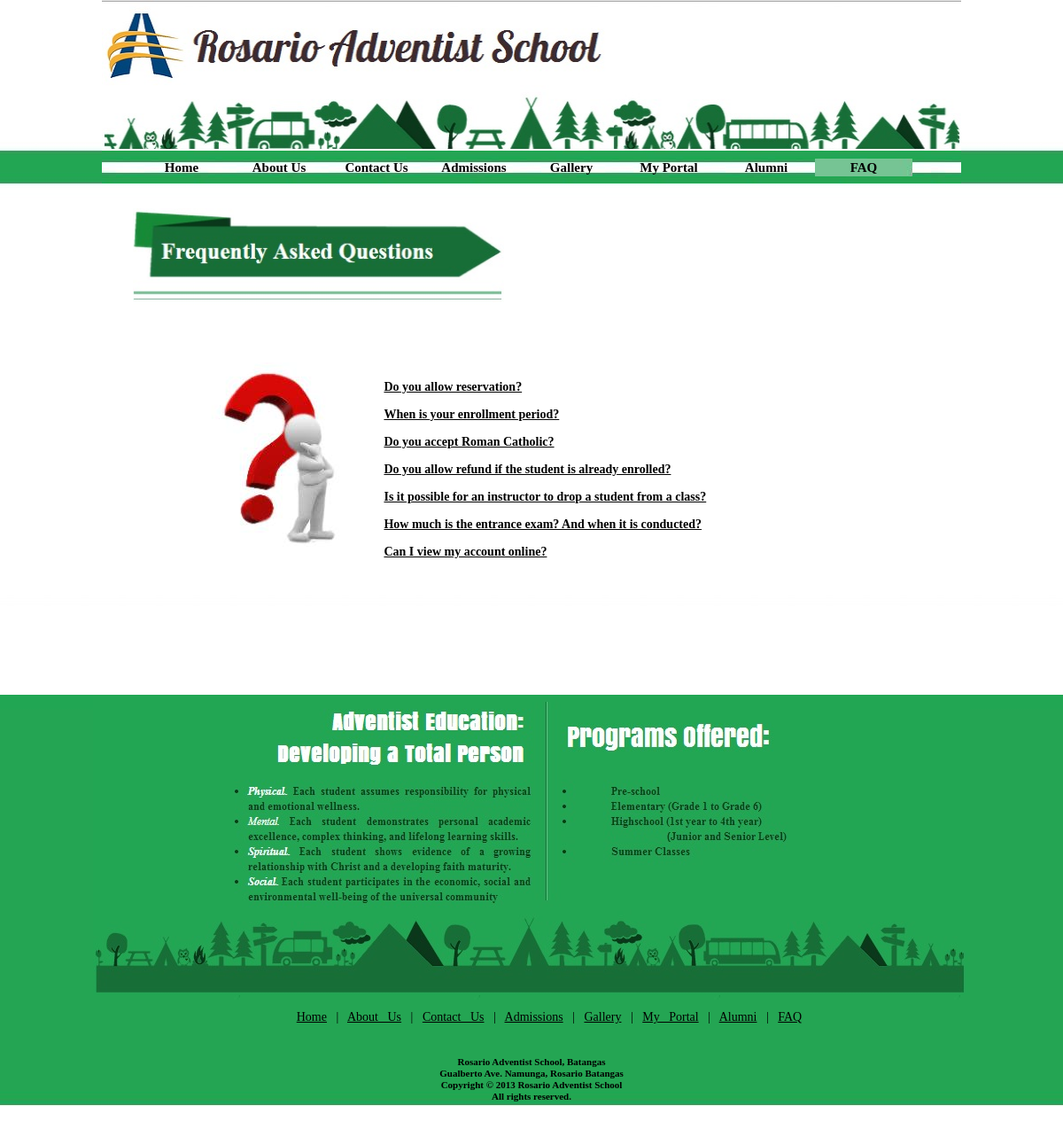
The page /RASOnline/faq.php on the database its author committed.
### tables this page shows
CREATE TABLE IF NOT EXISTS `faq` (
  `faqid` varchar(11) NOT NULL,
  `faqquestion` varchar(80) NOT NULL,
  `faqanswer` varchar(80) NOT NULL,
  PRIMARY KEY (`faqid`)
);

### RASOnline/faq.php (the view, shortened to what this page needs)
<!DOCTYPE html PUBLIC "-//W3C//DTD XHTML 1.0 Transitional//EN" "http://www.w3.org/TR/xhtml1/DTD/xhtml1-transitional.dtd">
<html xmlns="http://www.w3.org/1999/xhtml">
<head>
</head>
<link href="templatemo_style.css" rel="stylesheet" type="text/css" />
</head>
<body style ="background-image: url(RASpics/longbodybg.jpg)";>
<form method='POST'>
<div id="templatemo_wrapper">
    <div id="templatemo_header">
		<img src="RASpics/banner.jpg" width='970' height='170'/>
		    <div id="templatemo_menu">
            <ul>
                <li><a href="index.php" >Home</a></li>
                <li><a href="about.php" >About Us</a></li>
                <li><a href="contactus.php">Contact Us</a></li>
                <li><a href="admissions.php">Admissions</a></li>
                <li><a href="gallery.php">Gallery</a></li>
				<li><a href="myportal.php">My Portal</a></li>
				<li><a href="alumni.php" >Alumni</a></li>
				<li><a href="faq.php" class="current">FAQ</a></li>
          	</ul>
        </div>
  </div>
    <div id="templatemo_main">
		<img src="RASpics/faq_indicator.jpg" width='419' height='109'/>
				<br></br>
				</head>
				<body>
			<div class="open" style="margin-left:0.5cm;padding-top:1cm;width:900px;height:300px;">
			<img style = "padding-left:1cm;" src="picture/faq.jpg">
				<div style="padding-left:7cm;margin-top:-5.5cm;">
				<?php
					$q1=mysql_query("SELECT * FROM faq") or die(mysql_error());
					while($r=mysql_fetch_array($q1))
					{
						$faqid=$r['faqid'];
						$faqquestion=$r['faqquestion'];
						$faqanswer=$r['faqanswer'];
						echo "<p><a href=\"javascript:void(0)\" class=\"headings\" onClick=\"displaySubs('sub".$faqid."')\" onFocus=\"if(this.blur)this.blur()\";>".
							 "<strong>".$faqquestion."</strong> </a> </p>".
							 "<div class=\"para\"  id=\"sub".$faqid."\" style=\"display:none\">".$faqanswer."</div>";
					}
					echo "<br>";
				?>
				</div>
			</div>
    </div>
            <div class="cleaner_h40"></div>
</div>
<div id="templatemo_footer_wrapper">
	<center><img src="RASpics/footer_details.jpg" width='990' height='339'/>
	        <ul>
                <a href="index.php" class="current">Home</a>
               | <a href="about.php">About Us</a>
               | <a href="contactus.php">Contact Us</a>
               | <a href="admissions.php">Admissions</a>
               | <a href="gallery.php">Gallery</a>
			   | <a href="myportal.php">My Portal</a>
			   | <a href="alumni.php">Alumni</a>
			   | <a href="faq.php">FAQ</a>
          	</ul>
	</center>
     <div id="templatemo_footer" style="font-size:11px; line-height: 120%; word-spacing: 0px;">
		<b>Rosario Adventist School, Batangas
		<br>
		Gualberto Ave. Namunga, Rosario Batangas
		<br>
		Copyright © 2013 Rosario Adventist School
		<br>
		All rights reserved.</b>
    </div> </style>
</div>
</form>
</body>
</html>

### RASOnline/templatemo_style.css (style rules this page uses)
body { margin: 0px; padding: 0px; color: #000; font-family: "Times New Roman"; font-size: 14px; line-height:1.5em; background-image: url(RASpics/bg.jpg); }
a, a:link, a:visited { color: #000000; text-decoration: underline; }
p { margin: 0px; padding: 0 0 10px 0; }
img { border: none; }
.cleaner_h40 { clear: both; width:100%; height: 40px; }
#templatemo_wrapper { width: 970px; padding: 0 10px; margin: 0 auto; }
#templatemo_header { width: 970px; height: 200px; }
#templatemo_menu { width: 960px; height: 50px; padding: 9px 5px 0; background: url(RASpics/menu.jpg) repeat-x; }
#templatemo_menu ul { margin: 0; padding: 0 30px; list-style: none; }
#templatemo_menu ul li { padding: 0px; margin: 0px; display: inline; }
#templatemo_menu ul li a { float: left; display: block; width: 110px; height: 20px; padding: 0px 0 0 0; margin: 0 0px 0 0 ; font-size: 15px; text-align: center; text-decoration: none; font-weight: bold; outline: none; border: none; }
#templatemo_menu ul li a:hover, #templatemo_menu ul li .current { background: url(RASpics/hover.jpg) no-repeat; }
#templatemo_main { clear: both; width: 900px; padding: 35px; }
#templatemo_footer_wrapper { width: 100%; height: 50%; background: url(RASpics/footerbg.jpg) repeat-x; word-spacing: 7px; }
#templatemo_footer { width: 900px; margin: 0 auto; padding: 20px 35px; text-align: center; color: #00000; }

### rows shown on the page
faq: faqquestion "Do you allow reservation?"
faq: faqquestion "When is your enrollment period?"
faq: faqquestion "Do you accept Roman Catholic?"
faq: faqquestion "Do you allow refund if the student is already enrolled?"
faq: faqquestion "Is it possible for an instructor to drop a student from a class?"
faq: faqquestion "How much is the entrance exam? And when it is conducted?"
faq: faqquestion "Can I view my account online?"
